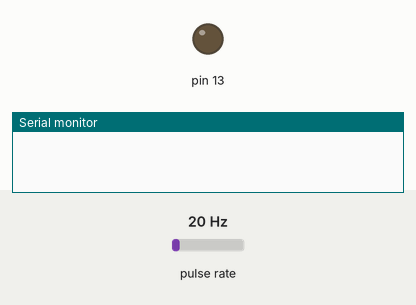
Simulated run of this sketch. Board: Arduino Uno, built with avr-gcc and run on an emulated ATmega328P. Parts: output pins drawn as LEDs (lit = HIGH), the last lines printed to the serial monitor. Wiring (inferred from the names in the program): pulse sensor: data pin 2. The inputs (shaded band) are chosen by the test bench; at power-on: pulse rate 20 Hz.

Above: at 0.1 s.
At 50.1 s:
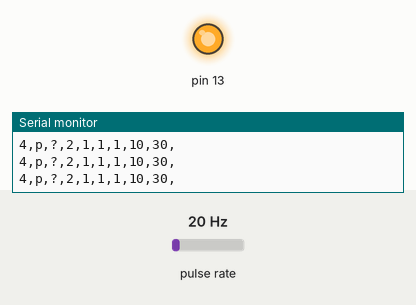
Timing chart, 0 to 51.6 s (numbered marks = the images above):
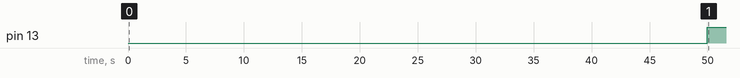

Measured:
- by itself, pin 13: LOW → HIGH at 50.0 s

The sketch:

PWSS.ino
```cpp
#include "Timer.h"
#include "Sleep_n0m1.h"
#include "functions.h"

#define INITIAL 100

Timer t;

byte sensorInterrupt = 0;  // 0 = digital pin 2
byte sensorPin       = 2;

volatile byte pulseCount;
boolean status;
int eventSerial, eventValve, eventTest;
int valvePin;
int total;

//Function Instance
void ISR_pulseCounter();
void waterFlow();
void test();
void valveStatus();
void testPrint();
//void ISR_serialEvent();

void setup()
{
  // Initialize a serial connection for reporting values to the host
  Serial.begin(9600);
  //mySerial.begin(9600);

  // Pin for Interrupt for flow sensor
  pinMode(sensorPin, INPUT);
  pinMode(13, OUTPUT);
  digitalWrite(sensorPin, HIGH);
  eventSerial = t.every(1000*5, waterFlow);
  eventValve = t.every(2000,valveStatus);
  eventTest = t.every(400,testPrint);
  //remaining = INITIAL;

  pulseCount        = 0;
  //Interrut 0 at pin 2
  attachInterrupt(sensorInterrupt, ISR_pulseCounter, FALLING);
}


void loop()
{
	t.update();
}

/*
Interrupt Service Routine
 */
void ISR_pulseCounter()
{
  // Increment the pulse counter
  pulseCount++;
}


/* Event functions */
void waterFlow()
{
    detachInterrupt(sensorInterrupt);
	  //remaining = remaining-(pulseCount/100);
	  total = total + pulseCount;
		if(total >=1000) status = true;
		else status=false;
	  //Serial.println(total);
		Serial.println("4,p,?,2,1,1,1,10,30,\0");
	  pulseCount=0;
    attachInterrupt(sensorInterrupt, ISR_pulseCounter, FALLING);
}

void serialEvent()
{
	while(Serial.available()){

		char inChar =(char) Serial.read();
		if(inChar=='0'){
			status=false;
			total=0;
			pulseCount=0;

		}
	}
}

void valveStatus()
{
	if(status==true)
		digitalWrite(13,HIGH);
	else
		digitalWrite(13,LOW);
}

void testPrint()
{
	unsigned char test[5] = "1234";
	decodeVolume(test);
}
```

functions.h
```cpp
//Global Variables
unsigned char volume_balance[4];

void encodeVolume(int volume)
{
	int temp=0;
	volume_balance[0] = (volume/1000) + 48;
	temp = volume%1000;
	volume_balance[1] = (volume/100) + 48;
	temp = volume%100;
	volume_balance[2] = (temp/10) + 48;
	volume_balance[3] = (temp%10) + 48;

	printf("%s\n",volume_balance);
}

void decodeVolume(unsigned char *vol)
{
	int voltmp=0;

	voltmp=(vol[0]-48)*1000;
	voltmp+=(vol[1]-48)*100;
	voltmp+=(vol[2]-48)*10;
	voltmp+=(vol[3]-48);

	printf("%d\n",voltmp);
}

int  computeCheckSum(unsigned char *packet, int len)
{
	int index;
	int sum = 0;
	for (index = 0; index < len; index++) {
		sum = sum + (int)packet[index];
	}

	return sum;
}
```
